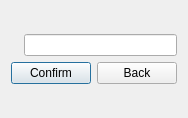
<?xml version="1.0" encoding="UTF-8"?>
<ui version="4.0">
 <class>InputTextDialog</class>
 <widget class="QDialog" name="InputTextDialog">
  <property name="geometry">
   <rect>
    <x>0</x>
    <y>0</y>
    <width>188</width>
    <height>118</height>
   </rect>
  </property>
  <property name="windowTitle">
   <string>Dialog</string>
  </property>
  <layout class="QVBoxLayout" name="verticalLayout_2">
   <item>
    <layout class="QVBoxLayout" name="verticalLayout">
     <item>
      <layout class="QHBoxLayout" name="horizontalLayout_2">
       <item>
        <widget class="QLabel" name="label">
         <property name="text">
          <string/>
         </property>
        </widget>
       </item>
       <item>
        <widget class="QLineEdit" name="lineEdit"/>
       </item>
      </layout>
     </item>
     <item>
      <layout class="QHBoxLayout" name="horizontalLayout">
       <item>
        <widget class="QPushButton" name="confBtn">
         <property name="text">
          <string>Confirm</string>
         </property>
        </widget>
       </item>
       <item>
        <widget class="QPushButton" name="backBtn">
         <property name="text">
          <string>Back</string>
         </property>
        </widget>
       </item>
      </layout>
     </item>
    </layout>
   </item>
  </layout>
 </widget>
 <resources/>
 <connections/>
</ui>
